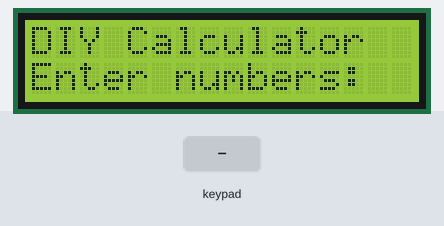
Simulated run of this sketch. Board: Arduino Uno, built with avr-gcc and run on an emulated ATmega328P. On the bench: 16×2 character LCD. The inputs (shaded band) are chosen by the test bench.

Above: at 0.1 s.
5.3 s: keypad keys 7 + 5 = pressed 0.4 s apart
At 7.3 s:
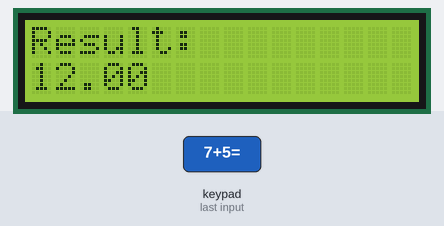
8.4 s: key '1' pressed
At 9.6 s:
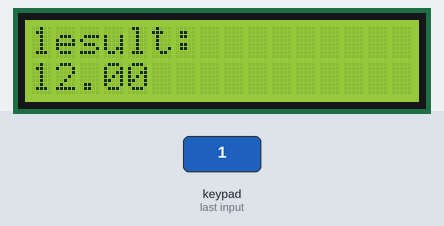
9.9 s: keypad keys 7 6 5 4 * pressed 0.4 s apart
At 12.0 s:
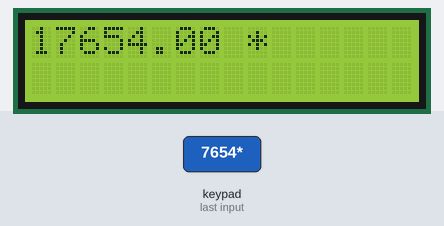
13.4 s: key '/' pressed
At 14.6 s:
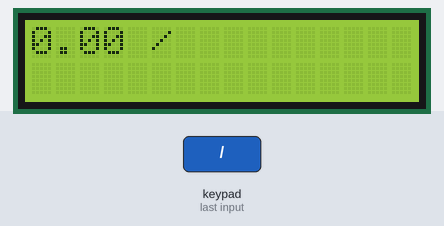
14.9 s: key 'C' pressed
At 15.7 s:
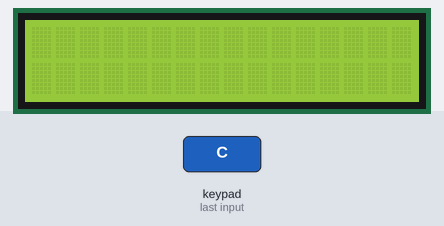
Timing chart, 0 to 17.4 s (numbered marks = the images above; inputs shaded):
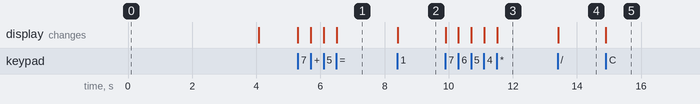

Measured:
- after the input at 5.3 s, the display: first changes at once (image 1 shows a later state)
- after the input at 8.4 s, the display: changes at once (image 2)
- after the input at 9.9 s, the display: first changes at once (image 3 shows a later state)
- after the input at 13.4 s, the display: changes at once (image 4)
- after the input at 14.9 s, the display: changes at once (image 5)

The sketch:

diy_arduino_calculator_4x4_keypad_lcd_1.ino
```cpp
// Include required libraries
#include <Keypad.h>          // Library to manage the 4x4 matrix keypad
#include <LiquidCrystal.h>   // Library to control the 16x2 LCD display

// Initialize the LCD with pins: rs, en, d4, d5, d6, d7
LiquidCrystal lcd(13, 12, 11, 10, 9, 8);

// Define number of rows and columns on the keypad
const byte ROWS = 4;   // 4 rows
const byte COLS = 4;   // 4 columns

// Define the characters on the keypad in a 2D matrix format
char customkeys[ROWS][COLS] = {
  {'1', '2', '3', '+'},   // Row 1
  {'4', '5', '6', '-'},   // Row 2
  {'7', '8', '9', '*'},   // Row 3
  {'C', '0', '=', '/'}    // Row 4
};

// Define which Arduino pins are connected to the keypad's row and column pins
byte rowPins[ROWS] = {7, 6, 5, 4};    // Connect to the 4 row pins of the keypad
byte colPins[COLS] = {3, 2, 1, 0};    // Connect to the 4 column pins of the keypad

// Create the keypad object using the defined layout and pin connections
Keypad customkeypad = Keypad(makeKeymap(customkeys), rowPins, colPins, ROWS, COLS);

// Define variables used for calculator operations
String input = "";      // To hold the number being entered as a string
char operation;         // To store the selected operator: +, -, *, or /
float num1, num2;       // To store the two operands
float result;           // To store the result after calculation

// The setup function runs once when the Arduino is powered on or reset
void setup() {
  // Initialize the LCD with 16 columns and 2 rows
  lcd.begin(16, 2);

  // Display a welcome message
  lcd.setCursor(0, 0);               // Move cursor to first row, first column
  lcd.print("DIY Calculator");       // Print title

  lcd.setCursor(0, 1);               // Move cursor to second row, first column
  lcd.print("Enter numbers:");       // Instruction for user

  delay(4000);                       // Wait 4 seconds so user can read message

  lcd.clear();                       // Clear screen before starting input
}

// The loop function runs continuously after setup()
void loop() {
  // Read the key that was just pressed on the keypad
  char customkey = customkeypad.getKey();

  // If a key was pressed
  if (customkey) {

    // If the key is a number (0–9) or decimal point '.'
    if ((customkey >= '0' && customkey <= '9') || customkey == '.') {
      input += customkey;                 // Append the character to the current input string
      lcd.setCursor(0, 0);                // Set cursor to first row
      lcd.print(input);                   // Display current input
    }

    // If the key is one of the operations: +, -, *, /
    else if (customkey == '+' || customkey == '-' || customkey == '*' || customkey == '/') {
      num1 = input.toFloat();             // Convert the current input to a floating-point number
      input = "";                         // Clear the input for the second number
      operation = customkey;              // Store the selected operator

      lcd.clear();                        // Clear the screen
      lcd.print(num1);                    // Show first number
      lcd.print(" ");
      lcd.print(operation);               // Show selected operation (e.g., +)
    }

    // If the '=' key is pressed, perform the calculation
    else if (customkey == '=') {
      num2 = input.toFloat();             // Convert second number from string to float
      input = "";                         // Clear input

      lcd.clear();                        // Clear LCD to display result

      // Perform the correct operation based on the operator selected
      switch (operation) {
        case '+': result = num1 + num2; break;
        case '-': result = num1 - num2; break;
        case '*': result = num1 * num2; break;
        case '/': result = (num2 != 0) ? num1 / num2 : 0; break;  // Avoid divide by zero
      }

      lcd.print("Result:");               // Display result header
      lcd.setCursor(0, 1);                // Move to second line
      lcd.print(result);                  // Show the result
    }

    // If the 'C' key is pressed, clear all inputs and the screen
    else if (customkey == 'C') {
      input = "";                         // Clear stored input
      lcd.clear();                        // Clear LCD display
    }
  }
}
```
